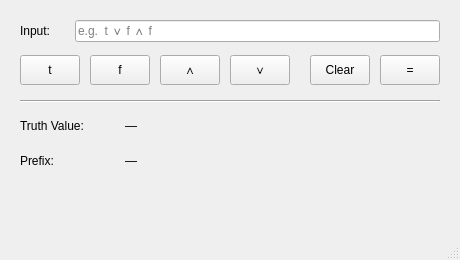
<?xml version="1.0" encoding="UTF-8"?>
<ui version="4.0">
 <class>MainWindow</class>
 <widget class="QMainWindow" name="MainWindow">
  <property name="geometry">
   <rect>
    <x>0</x>
    <y>0</y>
    <width>460</width>
    <height>260</height>
   </rect>
  </property>
  <property name="windowTitle">
   <string>Propositional Logic Evaluator</string>
  </property>
  <widget class="QWidget" name="centralwidget">

   <!-- Input label -->
   <widget class="QLabel" name="input_label">
    <property name="geometry">
     <rect><x>20</x><y>20</y><width>50</width><height>22</height></rect>
    </property>
    <property name="text"><string>Input:</string></property>
   </widget>

   <!-- Input text field -->
   <widget class="QLineEdit" name="input_text">
    <property name="geometry">
     <rect><x>75</x><y>20</y><width>365</width><height>22</height></rect>
    </property>
    <property name="placeholderText"><string>e.g.  t ∨ f ∧ f</string></property>
   </widget>

   <!-- Atom / operator buttons -->
   <widget class="QPushButton" name="button_t">
    <property name="geometry">
     <rect><x>20</x><y>55</y><width>60</width><height>30</height></rect>
    </property>
    <property name="text"><string>t</string></property>
   </widget>

   <widget class="QPushButton" name="button_f">
    <property name="geometry">
     <rect><x>90</x><y>55</y><width>60</width><height>30</height></rect>
    </property>
    <property name="text"><string>f</string></property>
   </widget>

   <widget class="QPushButton" name="button_and">
    <property name="geometry">
     <rect><x>160</x><y>55</y><width>60</width><height>30</height></rect>
    </property>
    <property name="text"><string>∧</string></property>
   </widget>

   <widget class="QPushButton" name="button_or">
    <property name="geometry">
     <rect><x>230</x><y>55</y><width>60</width><height>30</height></rect>
    </property>
    <property name="text"><string>∨</string></property>
   </widget>

   <widget class="QPushButton" name="button_clear">
    <property name="geometry">
     <rect><x>310</x><y>55</y><width>60</width><height>30</height></rect>
    </property>
    <property name="text"><string>Clear</string></property>
   </widget>

   <widget class="QPushButton" name="button_equal">
    <property name="geometry">
     <rect><x>380</x><y>55</y><width>60</width><height>30</height></rect>
    </property>
    <property name="text"><string>=</string></property>
   </widget>

   <!-- Separator line -->
   <widget class="QFrame" name="separator">
    <property name="geometry">
     <rect><x>20</x><y>100</y><width>420</width><height>2</height></rect>
    </property>
    <property name="frameShape"><enum>QFrame::HLine</enum></property>
    <property name="frameShadow"><enum>QFrame::Sunken</enum></property>
   </widget>

   <!-- Truth value label (key) -->
   <widget class="QLabel" name="truth_key_label">
    <property name="geometry">
     <rect><x>20</x><y>115</y><width>100</width><height>22</height></rect>
    </property>
    <property name="text"><string>Truth Value:</string></property>
   </widget>

   <!-- Truth value output -->
   <widget class="QLabel" name="truth_label">
    <property name="geometry">
     <rect><x>125</x><y>115</y><width>315</width><height>22</height></rect>
    </property>
    <property name="text"><string>—</string></property>
   </widget>

   <!-- Prefix label (key) -->
   <widget class="QLabel" name="prefix_key_label">
    <property name="geometry">
     <rect><x>20</x><y>150</y><width>100</width><height>22</height></rect>
    </property>
    <property name="text"><string>Prefix:</string></property>
   </widget>

   <!-- Prefix notation output -->
   <widget class="QLabel" name="prefix_label">
    <property name="geometry">
     <rect><x>125</x><y>150</y><width>315</width><height>22</height></rect>
    </property>
    <property name="text"><string>—</string></property>
   </widget>

  </widget>
  <widget class="QMenuBar" name="menubar">
   <property name="geometry">
    <rect><x>0</x><y>0</y><width>460</width><height>30</height></rect>
   </property>
  </widget>
  <widget class="QStatusBar" name="statusbar"/>
 </widget>
 <resources/>
 <connections/>
</ui>
